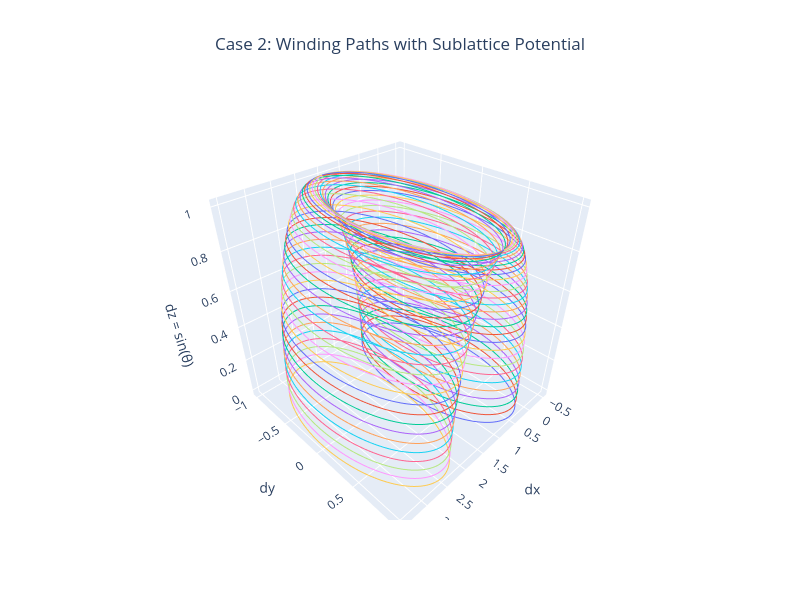

Write notebook code for a chart like this one.
### Code cell
# Store paths
paths = []

for theta in theta_vals:
    t2 = 1.0
    t1 = 1.5 - np.cos(theta)
    u = np.sin(theta)

    dx = t1 + t2 * np.cos(k_vals)
    dy = t2 * np.sin(k_vals)
    dz = u * np.ones_like(k_vals)

    paths.append((dx, dy, dz, theta))

# Create 3D plot
fig = go.Figure()

for dx, dy, dz, theta in paths:
    fig.add_trace(go.Scatter3d(
        x=dx, y=dy, z=dz,
        mode='lines',
        line=dict(width=2),
        name=f"θ = {theta:.2f}",
        showlegend=False 
    ))

# Layout
fig.update_layout(
    title=dict(text="Case 2: Winding Paths with Sublattice Potential", x=0.5),
    scene=dict(
        xaxis_title='dx',
        yaxis_title='dy',
        zaxis_title='dz = sin(θ)'
    ),
    height=600,
    width=800
)

fig.show()

### Figure 1 — Plotly figure (JSON) as saved in the notebook; plotly's stock layout.template omitted (floating-point values rounded to 4 significant figures; data arrays with more than 128 entries replaced by an {"elided": "..."} marker saying what was removed)
{"data": [{"line": {"width": 2}, "mode": "lines", "name": "θ = 0.00", "showlegend": false, "type": "scatter3d", "x": {"elided": "200 float values"}, "y": {"elided": "200 float values"}, "z": {"elided": "200 float values"}}, {"line": {"width": 2}, "mode": "lines", "name": "θ = 0.05", "showlegend": false, "type": "scatter3d", "x": {"elided": "200 float values"}, "y": {"elided": "200 float values"}, "z": {"elided": "200 float values"}}, {"line": {"width": 2}, "mode": "lines", "name": "θ = 0.11", "showlegend": false, "type": "scatter3d", "x": {"elided": "200 float values"}, "y": {"elided": "200 float values"}, "z": {"elided": "200 float values"}}, {"line": {"width": 2}, "mode": "lines", "name": "θ = 0.16", "showlegend": false, "type": "scatter3d", "x": {"elided": "200 float values"}, "y": {"elided": "200 float values"}, "z": {"elided": "200 float values"}}, {"line": {"width": 2}, "mode": "lines", "name": "θ = 0.21", "showlegend": false, "type": "scatter3d", "x": {"elided": "200 float values"}, "y": {"elided": "200 float values"}, "z": {"elided": "200 float values"}}, {"line": {"width": 2}, "mode": "lines", "name": "θ = 0.27", "showlegend": false, "type": "scatter3d", "x": {"elided": "200 float values"}, "y": {"elided": "200 float values"}, "z": {"elided": "200 float values"}}, {"line": {"width": 2}, "mode": "lines", "name": "θ = 0.32", "showlegend": false, "type": "scatter3d", "x": {"elided": "200 float values"}, "y": {"elided": "200 float values"}, "z": {"elided": "200 float values"}}, {"line": {"width": 2}, "mode": "lines", "name": "θ = 0.37", "showlegend": false, "type": "scatter3d", "x": {"elided": "200 float values"}, "y": {"elided": "200 float values"}, "z": {"elided": "200 float values"}}, {"line": {"width": 2}, "mode": "lines", "name": "θ = 0.43", "showlegend": false, "type": "scatter3d", "x": {"elided": "200 float values"}, "y": {"elided": "200 float values"}, "z": {"elided": "200 float values"}}, {"line": {"width": 2}, "mode": "lines", "name": "θ = 0.48", "showlegend": false, "type": "scatter3d", "x": {"elided": "200 float values"}, "y": {"elided": "200 float values"}, "z": {"elided": "200 float values"}}, {"line": {"width": 2}, "mode": "lines", "name": "θ = 0.53", "showlegend": false, "type": "scatter3d", "x": {"elided": "200 float values"}, "y": {"elided": "200 float values"}, "z": {"elided": "200 float values"}}, {"line": {"width": 2}, "mode": "lines", "name": "θ = 0.59", "showlegend": false, "type": "scatter3d", "x": {"elided": "200 float values"}, "y": {"elided": "200 float values"}, "z": {"elided": "200 float values"}}, {"line": {"width": 2}, "mode": "lines", "name": "θ = 0.64", "showlegend": false, "type": "scatter3d", "x": {"elided": "200 float values"}, "y": {"elided": "200 float values"}, "z": {"elided": "200 float values"}}, {"line": {"width": 2}, "mode": "lines", "name": "θ = 0.69", "showlegend": false, "type": "scatter3d", "x": {"elided": "200 float values"}, "y": {"elided": "200 float values"}, "z": {"elided": "200 float values"}}, {"line": {"width": 2}, "mode": "lines", "name": "θ = 0.75", "showlegend": false, "type": "scatter3d", "x": {"elided": "200 float values"}, "y": {"elided": "200 float values"}, "z": {"elided": "200 float values"}}, {"line": {"width": 2}, "mode": "lines", "name": "θ = 0.80", "showlegend": false, "type": "scatter3d", "x": {"elided": "200 float values"}, "y": {"elided": "200 float values"}, "z": {"elided": "200 float values"}}, {"line": {"width": 2}, "mode": "lines", "name": "θ = 0.85", "showlegend": false, "type": "scatter3d", "x": {"elided": "200 float values"}, "y": {"elided": "200 float values"}, "z": {"elided": "200 float values"}}, {"line": {"width": 2}, "mode": "lines", "name": "θ = 0.91", "showlegend": false, "type": "scatter3d", "x": {"elided": "200 float values"}, "y": {"elided": "200 float values"}, "z": {"elided": "200 float values"}}, {"line": {"width": 2}, "mode": "lines", "name": "θ = 0.96", "showlegend": false, "type": "scatter3d", "x": {"elided": "200 float values"}, "y": {"elided": "200 float values"}, "z": {"elided": "200 float values"}}, {"line": {"width": 2}, "mode": "lines", "name": "θ = 1.01", "showlegend": false, "type": "scatter3d", "x": {"elided": "200 float values"}, "y": {"elided": "200 float values"}, "z": {"elided": "200 float values"}}, {"line": {"width": 2}, "mode": "lines", "name": "θ = 1.06", "showlegend": false, "type": "scatter3d", "x": {"elided": "200 float values"}, "y": {"elided": "200 float values"}, "z": {"elided": "200 float values"}}, {"line": {"width": 2}, "mode": "lines", "name": "θ = 1.12", "showlegend": false, "type": "scatter3d", "x": {"elided": "200 float values"}, "y": {"elided": "200 float values"}, "z": {"elided": "200 float values"}}, {"line": {"width": 2}, "mode": "lines", "name": "θ = 1.17", "showlegend": false, "type": "scatter3d", "x": {"elided": "200 float values"}, "y": {"elided": "200 float values"}, "z": {"elided": "200 float values"}}, {"line": {"width": 2}, "mode": "lines", "name": "θ = 1.22", "showlegend": false, "type": "scatter3d", "x": {"elided": "200 float values"}, "y": {"elided": "200 float values"}, "z": {"elided": "200 float values"}}, {"line": {"width": 2}, "mode": "lines", "name": "θ = 1.28", "showlegend": false, "type": "scatter3d", "x": {"elided": "200 float values"}, "y": {"elided": "200 float values"}, "z": {"elided": "200 float values"}}, {"line": {"width": 2}, "mode": "lines", "name": "θ = 1.33", "showlegend": false, "type": "scatter3d", "x": {"elided": "200 float values"}, "y": {"elided": "200 float values"}, "z": {"elided": "200 float values"}}, {"line": {"width": 2}, "mode": "lines", "name": "θ = 1.38", "showlegend": false, "type": "scatter3d", "x": {"elided": "200 float values"}, "y": {"elided": "200 float values"}, "z": {"elided": "200 float values"}}, {"line": {"width": 2}, "mode": "lines", "name": "θ = 1.44", "showlegend": false, "type": "scatter3d", "x": {"elided": "200 float values"}, "y": {"elided": "200 float values"}, "z": {"elided": "200 float values"}}, {"line": {"width": 2}, "mode": "lines", "name": "θ = 1.49", "showlegend": false, "type": "scatter3d", "x": {"elided": "200 float values"}, "y": {"elided": "200 float values"}, "z": {"elided": "200 float values"}}, {"line": {"width": 2}, "mode": "lines", "name": "θ = 1.54", "showlegend": false, "type": "scatter3d", "x": {"elided": "200 float values"}, "y": {"elided": "200 float values"}, "z": {"elided": "200 float values"}}, {"line": {"width": 2}, "mode": "lines", "name": "θ = 1.60", "showlegend": false, "type": "scatter3d", "x": {"elided": "200 float values"}, "y": {"elided": "200 float values"}, "z": {"elided": "200 float values"}}, {"line": {"width": 2}, "mode": "lines", "name": "θ = 1.65", "showlegend": false, "type": "scatter3d", "x": {"elided": "200 float values"}, "y": {"elided": "200 float values"}, "z": {"elided": "200 float values"}}, {"line": {"width": 2}, "mode": "lines", "name": "θ = 1.70", "showlegend": false, "type": "scatter3d", "x": {"elided": "200 float values"}, "y": {"elided": "200 float values"}, "z": {"elided": "200 float values"}}, {"line": {"width": 2}, "mode": "lines", "name": "θ = 1.76", "showlegend": false, "type": "scatter3d", "x": {"elided": "200 float values"}, "y": {"elided": "200 float values"}, "z": {"elided": "200 float values"}}, {"line": {"width": 2}, "mode": "lines", "name": "θ = 1.81", "showlegend": false, "type": "scatter3d", "x": {"elided": "200 float values"}, "y": {"elided": "200 float values"}, "z": {"elided": "200 float values"}}, {"line": {"width": 2}, "mode": "lines", "name": "θ = 1.86", "showlegend": false, "type": "scatter3d", "x": {"elided": "200 float values"}, "y": {"elided": "200 float values"}, "z": {"elided": "200 float values"}}, {"line": {"width": 2}, "mode": "lines", "name": "θ = 1.92", "showlegend": false, "type": "scatter3d", "x": {"elided": "200 float values"}, "y": {"elided": "200 float values"}, "z": {"elided": "200 float values"}}, {"line": {"width": 2}, "mode": "lines", "name": "θ = 1.97", "showlegend": false, "type": "scatter3d", "x": {"elided": "200 float values"}, "y": {"elided": "200 float values"}, "z": {"elided": "200 float values"}}, {"line": {"width": 2}, "mode": "lines", "name": "θ = 2.02", "showlegend": false, "type": "scatter3d", "x": {"elided": "200 float values"}, "y": {"elided": "200 float values"}, "z": {"elided": "200 float values"}}, {"line": {"width": 2}, "mode": "lines", "name": "θ = 2.08", "showlegend": false, "type": "scatter3d", "x": {"elided": "200 float values"}, "y": {"elided": "200 float values"}, "z": {"elided": "200 float values"}}, {"line": {"width": 2}, "mode": "lines", "name": "θ = 2.13", "showlegend": false, "type": "scatter3d", "x": {"elided": "200 float values"}, "y": {"elided": "200 float values"}, "z": {"elided": "200 float values"}}, {"line": {"width": 2}, "mode": "lines", "name": "θ = 2.18", "showlegend": false, "type": "scatter3d", "x": {"elided": "200 float values"}, "y": {"elided": "200 float values"}, "z": {"elided": "200 float values"}}, {"line": {"width": 2}, "mode": "lines", "name": "θ = 2.24", "showlegend": false, "type": "scatter3d", "x": {"elided": "200 float values"}, "y": {"elided": "200 float values"}, "z": {"elided": "200 float values"}}, {"line": {"width": 2}, "mode": "lines", "name": "θ = 2.29", "showlegend": false, "type": "scatter3d", "x": {"elided": "200 float values"}, "y": {"elided": "200 float values"}, "z": {"elided": "200 float values"}}, {"line": {"width": 2}, "mode": "lines", "name": "θ = 2.34", "showlegend": false, "type": "scatter3d", "x": {"elided": "200 float values"}, "y": {"elided": "200 float values"}, "z": {"elided": "200 float values"}}, {"line": {"width": 2}, "mode": "lines", "name": "θ = 2.40", "showlegend": false, "type": "scatter3d", "x": {"elided": "200 float values"}, "y": {"elided": "200 float values"}, "z": {"elided": "200 float values"}}, {"line": {"width": 2}, "mode": "lines", "name": "θ = 2.45", "showlegend": false, "type": "scatter3d", "x": {"elided": "200 float values"}, "y": {"elided": "200 float values"}, "z": {"elided": "200 float values"}}, {"line": {"width": 2}, "mode": "lines", "name": "θ = 2.50", "showlegend": false, "type": "scatter3d", "x": {"elided": "200 float values"}, "y": {"elided": "200 float values"}, "z": {"elided": "200 float values"}}, {"line": {"width": 2}, "mode": "lines", "name": "θ = 2.56", "showlegend": false, "type": "scatter3d", "x": {"elided": "200 float values"}, "y": {"elided": "200 float values"}, "z": {"elided": "200 float values"}}, {"line": {"width": 2}, "mode": "lines", "name": "θ = 2.61", "showlegend": false, "type": "scatter3d", "x": {"elided": "200 float values"}, "y": {"elided": "200 float values"}, "z": {"elided": "200 float values"}}, {"line": {"width": 2}, "mode": "lines", "name": "θ = 2.66", "showlegend": false, "type": "scatter3d", "x": {"elided": "200 float values"}, "y": {"elided": "200 float values"}, "z": {"elided": "200 float values"}}, {"line": {"width": 2}, "mode": "lines", "name": "θ = 2.72", "showlegend": false, "type": "scatter3d", "x": {"elided": "200 float values"}, "y": {"elided": "200 float values"}, "z": {"elided": "200 float values"}}, {"line": {"width": 2}, "mode": "lines", "name": "θ = 2.77", "showlegend": false, "type": "scatter3d", "x": {"elided": "200 float values"}, "y": {"elided": "200 float values"}, "z": {"elided": "200 float values"}}, {"line": {"width": 2}, "mode": "lines", "name": "θ = 2.82", "showlegend": false, "type": "scatter3d", "x": {"elided": "200 float values"}, "y": {"elided": "200 float values"}, "z": {"elided": "200 float values"}}, {"line": {"width": 2}, "mode": "lines", "name": "θ = 2.88", "showlegend": false, "type": "scatter3d", "x": {"elided": "200 float values"}, "y": {"elided": "200 float values"}, "z": {"elided": "200 float values"}}, {"line": {"width": 2}, "mode": "lines", "name": "θ = 2.93", "showlegend": false, "type": "scatter3d", "x": {"elided": "200 float values"}, "y": {"elided": "200 float values"}, "z": {"elided": "200 float values"}}, {"line": {"width": 2}, "mode": "lines", "name": "θ = 2.98", "showlegend": false, "type": "scatter3d", "x": {"elided": "200 float values"}, "y": {"elided": "200 float values"}, "z": {"elided": "200 float values"}}, {"line": {"width": 2}, "mode": "lines", "name": "θ = 3.04", "showlegend": false, "type": "scatter3d", "x": {"elided": "200 float values"}, "y": {"elided": "200 float values"}, "z": {"elided": "200 float values"}}, {"line": {"width": 2}, "mode": "lines", "name": "θ = 3.09", "showlegend": false, "type": "scatter3d", "x": {"elided": "200 float values"}, "y": {"elided": "200 float values"}, "z": {"elided": "200 float values"}}, {"line": {"width": 2}, "mode": "lines", "name": "θ = 3.14", "showlegend": false, "type": "scatter3d", "x": {"elided": "200 float values"}, "y": {"elided": "200 float values"}, "z": {"elided": "200 float values"}}], "layout": {"height": 600, "scene": {"aspectmode": "auto", "aspectratio": {"x": 1, "y": 1, "z": 1}, "xaxis": {"title": {"text": "dx"}, "type": "linear"}, "yaxis": {"title": {"text": "dy"}, "type": "linear"}, "zaxis": {"title": {"text": "dz = sin(θ)"}, "type": "linear"}}, "title": {"text": "Case 2: Winding Paths with Sublattice Potential", "x": 0.5}, "width": 800}}
